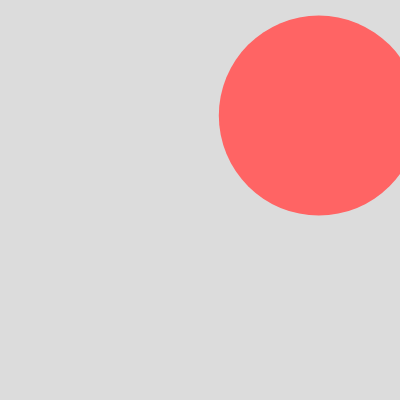
Frame 1 (no input)
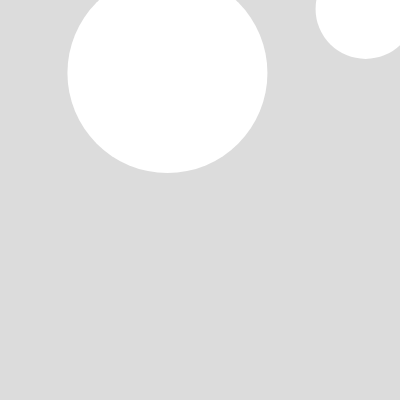
Frame 60 (no input)
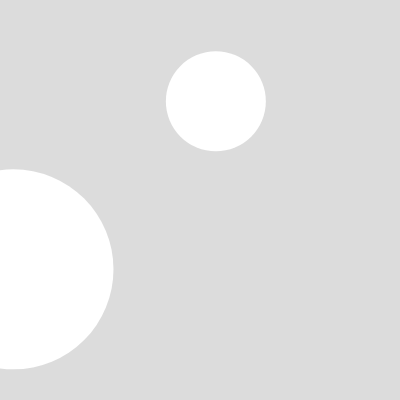
Frame 120 (the mouse pressed at the canvas centre since frame 60)

The p5.js sketch that drew these frames (run headless with seeded random() and noise() and a simulated clock; from frame 60 on, the mouse is pressed at the canvas centre):

// p5.js sketch
// ── sketch.js
let b1;
let b2;
function setup() {
  createCanvas(400, 400);
  b1 = new Ball(50);
  b2 = new Ball(100);
  noStroke();
}function draw() {
  background(220);
  b1.move();
  b2.move();
  if (b1.intersect(b2)) {
    b1.highlight();
    b2.highlight();
  } else{
    b1.unhighlight();
    b2.unhighlight();
  }
  b1.display();
  b2.display();
}// function intersect(ball1, ball2) {
//   let d = dist(ball1.x, ball1.y, ball2.x, ball2.y);
//   if (d < ball1.r + ball2.r) return true;
//   else return false;
// }
// ── ball.js
class Ball {
  constructor(r){
    this.x = random(width);
    this.y = random(height);
    this.r = r;
    this.xs = random(-5,5);
    this.ys = random(-5,5);
    this.c = color(255);
  }
  display(){
    fill(this.c);
    ellipse(this.x, this.y, this.r*2, this.r*2);
  }
  move(){
    this.x += this.xs;
    this.y += this.ys;
    if(this.x < 0 || this.x > width) this.xs = -this.xs;
    if(this.y < 0 || this.y > height) this.ys = -this.ys;
  }
  highlight(){
    this.c = color(255,100,100);
  }
  unhighlight(){
    this.c = color(255);
  }
  intersect(b){
    let d = dist(this.x, this.y, b.x, b.y);
    if(d < this.r+b.r) return true;
    else return false;
  }
}
